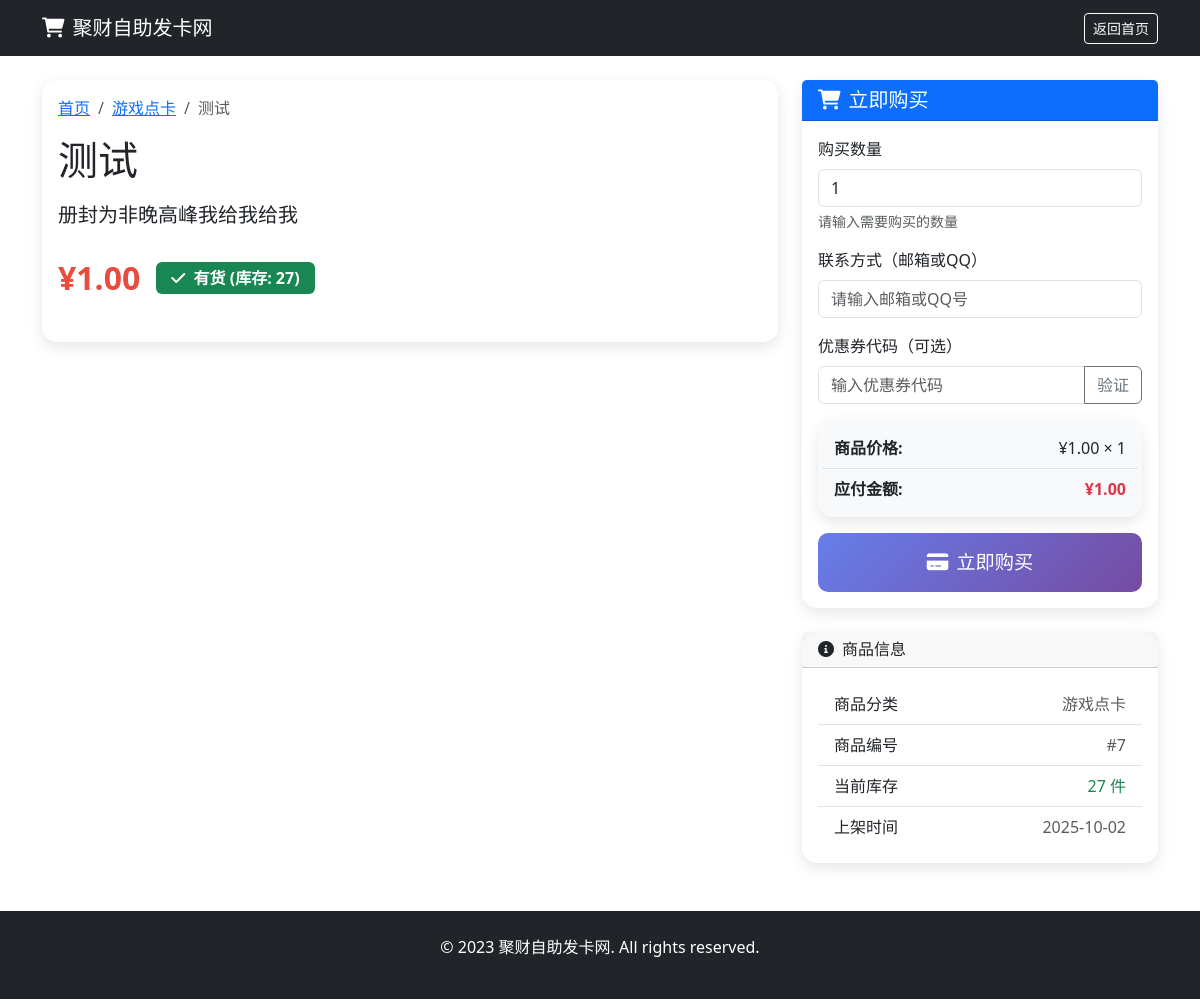
/product.php?id=7, run on the app's committed database.
### tables this page shows
CREATE TABLE `products` (
  `id` int(11) NOT NULL AUTO_INCREMENT,
  `category_id` int(11) DEFAULT NULL,
  `name` varchar(200) NOT NULL,
  `description` text,
  `price` decimal(10,2) NOT NULL,
  `status` tinyint(4) DEFAULT '1',
  `created_at` timestamp NULL DEFAULT CURRENT_TIMESTAMP,
  PRIMARY KEY (`id`),
  KEY `idx_products_category_status` (`category_id`,`status`),
  CONSTRAINT `products_ibfk_1` FOREIGN KEY (`category_id`) REFERENCES `categories` (`id`) ON DELETE SET NULL
);

CREATE TABLE `categories` (
  `id` int(11) NOT NULL AUTO_INCREMENT,
  `name` varchar(100) NOT NULL,
  `description` text,
  `status` tinyint(4) DEFAULT '1',
  `sort_order` int(11) DEFAULT '0',
  `created_at` timestamp NULL DEFAULT CURRENT_TIMESTAMP,
  `balance` decimal(10,2) DEFAULT '0.00',
  `random_slug` varchar(50) DEFAULT NULL,
  PRIMARY KEY (`id`),
  KEY `idx_categories_slug` (`random_slug`)
);

### includes/functions.php (called while the page is built, shortened)
<?php
require_once 'config.php';
function getProductById($id) {
    global $pdo;
    try {
        $stmt = $pdo->prepare("SELECT p.*, c.name as category_name FROM products p
                              LEFT JOIN categories c ON p.category_id = c.id
                              WHERE p.id = ? AND p.status = 1");
        $stmt->execute([$id]);
        return $stmt->fetch(PDO::FETCH_ASSOC);
    } catch (PDOException $e) {
        error_log("获取商品失败: " . $e->getMessage());
        return false;
    }
}
function getProductStock($product_id) {
    global $pdo;
    try {
        $stmt = $pdo->prepare("SELECT COUNT(*) as stock FROM cards WHERE product_id = ? AND status = 0");
        $stmt->execute([$product_id]);
        $result = $stmt->fetch(PDO::FETCH_ASSOC);
        return $result['stock'] ?: 0;
    } catch (PDOException $e) {
        error_log("获取商品库存失败: " . $e->getMessage());
        return 0;
    }
}
?>

### product.php (the view, shortened to what this page needs)
<?php
require_once 'includes/functions.php';
$product_id = isset($_GET['id']) ? intval($_GET['id']) : 0;
$product = getProductById($product_id);
$stock = getProductStock($product_id);
$is_available = ($stock > 0);
?>
<!DOCTYPE html>
<html lang="zh-CN">
<head>
    <link href="https://cdn.jsdelivr.net/npm/bootstrap@5.3.0-alpha1/dist/css/bootstrap.min.css" rel="stylesheet">
    <link rel="stylesheet" href="https://cdnjs.cloudflare.com/ajax/libs/font-awesome/6.0.0/css/all.min.css">
</head>
<body>
    <nav class="navbar navbar-expand-lg navbar-dark bg-dark">
        <div class="container">
            <a class="navbar-brand" href="index.php">
                <i class="fas fa-shopping-cart me-2"></i><?php echo SITE_NAME; ?>
            </a>
            <a href="index.php" class="btn btn-outline-light btn-sm">返回首页</a>
        </div>
    </nav>
    <div class="container mt-4">
        <div class="row">
            <div class="col-md-8">
                <div class="card">
                    <div class="card-body">
                        <nav aria-label="breadcrumb">
                            <ol class="breadcrumb">
                                <li class="breadcrumb-item"><a href="index.php">首页</a></li>
                                <li class="breadcrumb-item"><a href="category.php?id=<?php echo $product['category_id']; ?>"><?php echo htmlspecialchars($product['category_name']); ?></a></li>
                                <li class="breadcrumb-item active"><?php echo htmlspecialchars($product['name']); ?></li>
                            </ol>
                        </nav>
                        <h1 class="mb-3"><?php echo htmlspecialchars($product['name']); ?></h1>
                        <?php if ($product['description']): ?>
                        <div class="mb-4">
                            <p class="lead"><?php echo htmlspecialchars($product['description']); ?></p>
                        </div>
                        <?php endif; ?>
                        <div class="d-flex align-items-center mb-4">
                            <span class="price-tag me-3">¥<?php echo number_format($product['price'], 2); ?></span>
                            <span class="stock-badge badge bg-<?php echo $is_available ? 'success' : 'danger'; ?>">
                                <i class="fas fa-<?php echo $is_available ? 'check' : 'times'; ?> me-1"></i>
                                <?php echo $is_available ? '有货' : '缺货'; ?>
                                (库存: <?php echo $stock; ?>)
                            </span>
                        </div>
                    </div>
                </div>
            </div>
            <div class="col-md-4">
                <div class="card">
                    <div class="card-header bg-primary text-white">
                        <h5 class="mb-0"><i class="fas fa-shopping-cart me-2"></i>立即购买</h5>
                    </div>
                    <div class="card-body">
                        <?php if ($is_available): ?>
                        <form action="order.php" method="POST" id="purchaseForm">
                            <div class="mb-3">
                                <label for="quantity" class="form-label">购买数量</label>
                                <input type="number" class="form-control" id="quantity" name="quantity" value="1" min="1" required>
                                <div class="form-text">请输入需要购买的数量</div>
                            </div>
                            <div class="mb-3">
                                <label for="contact" class="form-label">联系方式（邮箱或QQ）</label>
                                <input type="text" class="form-control" id="contact" name="contact" placeholder="请输入邮箱或QQ号" required>
                            </div>
                            <div class="mb-3">
                                <label for="coupon_code" class="form-label">优惠券代码（可选）</label>
                                <div class="input-group">
                                    <input type="text" class="form-control" id="coupon_code" name="coupon_code" placeholder="输入优惠券代码">
                                    <button type="button" class="btn btn-outline-secondary" onclick="validateCoupon()">验证</button>
                                </div>
                            </div>
                            <div class="mb-3">
                                <div class="card bg-light">
                                    <div class="card-body">
                                        <div class="row">
                                            <div class="col-6">
                                                <strong>商品价格:</strong>
                                            </div>
                                            <div class="col-6 text-end">
                                                <span id="originalPrice">¥<?php echo $product['price']; ?></span> × <span id="quantityDisplay">1</span>
                                            </div>
                                        </div>
                                        <div class="row mt-2 border-top pt-2">
                                            <div class="col-6">
                                                <strong>应付金额:</strong>
                                            </div>
                                            <div class="col-6 text-end">
                                                <strong class="text-danger" id="finalAmount">¥<?php echo $product['price']; ?></strong>
                                            </div>
                                        </div>
                                    </div>
                                </div>
                            </div>
                            <button type="submit" class="btn btn-purchase text-white w-100" id="submitBtn">
                                <i class="fas fa-credit-card me-2"></i>立即购买
                            </button>
                        </form>
                        <?php endif; ?>
                    </div>
                </div>
                <div class="card mt-4">
                    <div class="card-header">
                        <h6 class="mb-0"><i class="fas fa-info-circle me-2"></i>商品信息</h6>
                    </div>
                    <div class="card-body">
                        <ul class="list-group list-group-flush">
                            <li class="list-group-item d-flex justify-content-between">
                                <span>商品分类</span>
                                <span class="text-muted"><?php echo htmlspecialchars($product['category_name']); ?></span>
                            </li>
                            <li class="list-group-item d-flex justify-content-between">
                                <span>商品编号</span>
                                <span class="text-muted">#<?php echo $product['id']; ?></span>
                            </li>
                            <li class="list-group-item d-flex justify-content-between">
                                <span>当前库存</span>
                                <span class="text-<?php echo $stock > 10 ? 'success' : ($stock > 0 ? 'warning' : 'danger'); ?>">
                                    <?php echo $stock; ?> 件
                                </span>
                            </li>
                            <li class="list-group-item d-flex justify-content-between">
                                <span>上架时间</span>
                                <span class="text-muted"><?php echo date('Y-m-d', strtotime($product['created_at'])); ?></span>
                            </li>
                        </ul>
                    </div>
                </div>
            </div>
        </div>
    </div>
    <footer class="bg-dark text-white text-center py-4 mt-5">
        <div class="container">
            <p>&copy; 2023 <?php echo SITE_NAME; ?>. All rights reserved.</p>
        </div>
    </footer>
</body>
</html>

### product.php (style rules this page uses)
.price-tag { font-size: 2rem; font-weight: bold; color: #e74c3c; }
.stock-badge { font-size: 1rem; padding: 8px 15px; }
.card { border-radius: 15px; box-shadow: 0 5px 15px rgba(0,0,0,0.1); border: none; }
.btn-purchase { background: linear-gradient(135deg, #667eea 0%, #764ba2 100%); border: none; padding: 15px 30px; font-size: 1.2rem; border-radius: 10px; }

### data on the page
products: category.name "游戏点卡", name "测试", description "册封为非晚高峰我给我给我", price "1.00", id "7", created_at "2025-10-02"

### other printed values
SITE_NAME "聚财自助发卡网"
$stock "27"
